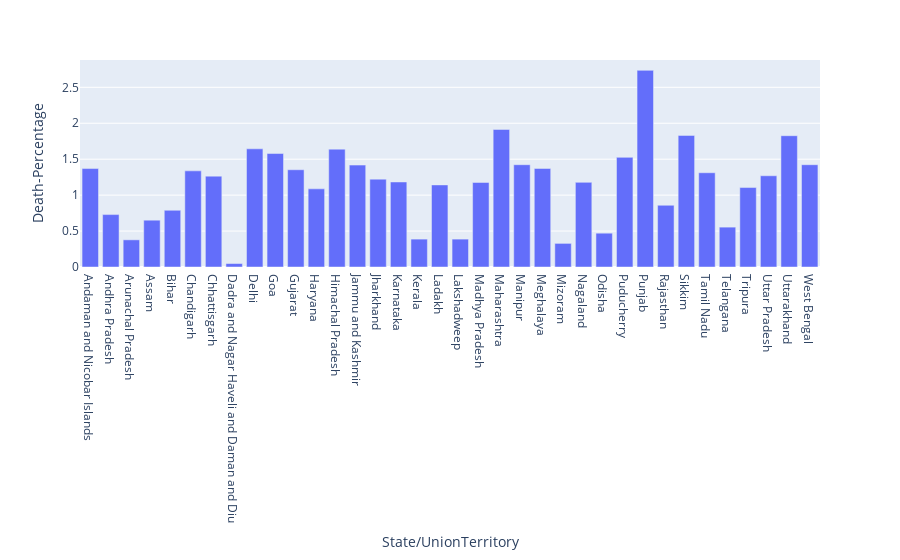

Notebook cell for this chart:
### Code cell
px.bar(data_frame= All_months,x='State/UnionTerritory',hover_name='Cure-Percentage', y ='Death-Percentage')

### Figure 1 — Plotly figure (JSON) as saved in the notebook; plotly's stock layout.template omitted (floating-point values rounded to 4 significant figures)
{"data": [{"alignmentgroup": "True", "hovertemplate": "<b>%{hovertext}</b><br><br>State/UnionTerritory=%{x}<br>Death-Percentage=%{y}<extra></extra>", "hovertext": [97.31, 94.69, 94.61, 93.47, 94.39, 92.93, 92.31, 94.36, 96.19, 91.23, 92.11, 94.12, 91.33, 91.8, 93.13, 89.83, 91.7, 94.31, 84.02, 93.33, 91.36, 91.64, 89.84, 84.34, 91.05, 94.02, 91.78, 90.78, 91.78, 85.8, 93.09, 94.45, 94.4, 93.21, 89.77, 94.4], "legendgroup": "", "marker": {"color": "#636efa", "pattern": {"shape": ""}}, "name": "", "offsetgroup": "", "orientation": "v", "showlegend": false, "textposition": "auto", "type": "bar", "x": ["Andaman and Nicobar Islands", "Andhra Pradesh", "Arunachal Pradesh", "Assam", "Bihar", "Chandigarh", "Chhattisgarh", "Dadra and Nagar Haveli and Daman and Diu", "Delhi", "Goa", "Gujarat", "Haryana", "Himachal Pradesh", "Jammu and Kashmir", "Jharkhand", "Karnataka", "Kerala", "Ladakh", "Lakshadweep", "Madhya Pradesh", "Maharashtra", "Manipur", "Meghalaya", "Mizoram", "Nagaland", "Odisha", "Puducherry", "Punjab", "Rajasthan", "Sikkim", "Tamil Nadu", "Telangana", "Tripura", "Uttar Pradesh", "Uttarakhand", "West Bengal"], "xaxis": "x", "y": [1.37, 0.7293, 0.378, 0.6512, 0.7891, 1.338, 1.264, 0.04802, 1.644, 1.579, 1.353, 1.087, 1.64, 1.418, 1.222, 1.183, 0.3879, 1.142, 0.3879, 1.176, 1.914, 1.423, 1.371, 0.3285, 1.178, 0.4704, 1.525, 2.736, 0.859, 1.831, 1.311, 0.5548, 1.105, 1.269, 1.827, 1.423], "yaxis": "y"}], "layout": {"barmode": "relative", "legend": {"tracegroupgap": 0}, "margin": {"t": 60}, "xaxis": {"anchor": "y", "domain": [0, 1], "title": {"text": "State/UnionTerritory"}}, "yaxis": {"anchor": "x", "domain": [0, 1], "title": {"text": "Death-Percentage"}}}}
